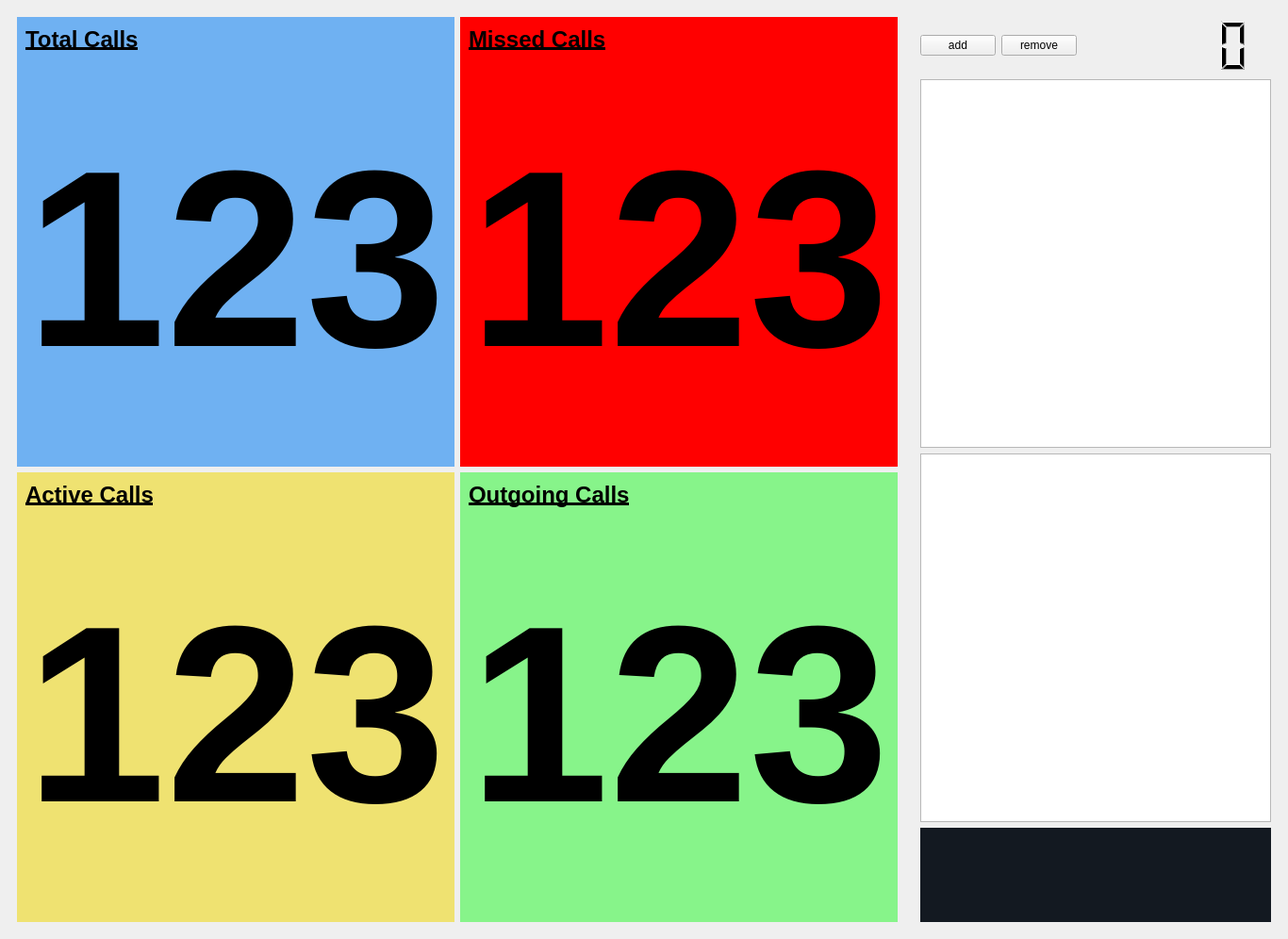
<?xml version="1.0" encoding="UTF-8"?>
<ui version="4.0">
 <class>MainWindow</class>
 <widget class="QMainWindow" name="MainWindow">
  <property name="geometry">
   <rect>
    <x>0</x>
    <y>0</y>
    <width>1310</width>
    <height>996</height>
   </rect>
  </property>
  <property name="windowTitle">
   <string>MainWindow</string>
  </property>
  <widget class="QWidget" name="centralwidget">
   <layout class="QVBoxLayout" name="verticalLayout_2">
    <item>
     <layout class="QHBoxLayout" name="mainFrame">
      <item>
       <widget class="QFrame" name="frame_2">
        <property name="sizeIncrement">
         <size>
          <width>0</width>
          <height>0</height>
         </size>
        </property>
        <property name="frameShape">
         <enum>QFrame::NoFrame</enum>
        </property>
        <property name="frameShadow">
         <enum>QFrame::Raised</enum>
        </property>
        <layout class="QGridLayout" name="gridLayout_2">
         <item row="0" column="0">
          <widget class="QWidget" name="widget" native="true">
           <property name="palette">
            <palette>
             <active>
              <colorrole role="Base">
               <brush brushstyle="SolidPattern">
                <color alpha="255">
                 <red>255</red>
                 <green>255</green>
                 <blue>255</blue>
                </color>
               </brush>
              </colorrole>
              <colorrole role="Window">
               <brush brushstyle="SolidPattern">
                <color alpha="255">
                 <red>111</red>
                 <green>177</green>
                 <blue>242</blue>
                </color>
               </brush>
              </colorrole>
             </active>
             <inactive>
              <colorrole role="Base">
               <brush brushstyle="SolidPattern">
                <color alpha="255">
                 <red>255</red>
                 <green>255</green>
                 <blue>255</blue>
                </color>
               </brush>
              </colorrole>
              <colorrole role="Window">
               <brush brushstyle="SolidPattern">
                <color alpha="255">
                 <red>111</red>
                 <green>177</green>
                 <blue>242</blue>
                </color>
               </brush>
              </colorrole>
             </inactive>
             <disabled>
              <colorrole role="Base">
               <brush brushstyle="SolidPattern">
                <color alpha="255">
                 <red>111</red>
                 <green>177</green>
                 <blue>242</blue>
                </color>
               </brush>
              </colorrole>
              <colorrole role="Window">
               <brush brushstyle="SolidPattern">
                <color alpha="255">
                 <red>111</red>
                 <green>177</green>
                 <blue>242</blue>
                </color>
               </brush>
              </colorrole>
             </disabled>
            </palette>
           </property>
           <property name="autoFillBackground">
            <bool>true</bool>
           </property>
           <layout class="QVBoxLayout" name="verticalLayout_3">
            <item>
             <widget class="QLabel" name="label_3">
              <property name="maximumSize">
               <size>
                <width>16777215</width>
                <height>30</height>
               </size>
              </property>
              <property name="font">
               <font>
                <pointsize>18</pointsize>
                <weight>75</weight>
                <italic>false</italic>
                <bold>true</bold>
                <underline>true</underline>
                <strikeout>false</strikeout>
                <kerning>true</kerning>
               </font>
              </property>
              <property name="text">
               <string>Total Calls</string>
              </property>
             </widget>
            </item>
            <item>
             <widget class="QLabel" name="label_tot">
              <property name="font">
               <font>
                <pointsize>200</pointsize>
                <weight>75</weight>
                <bold>true</bold>
               </font>
              </property>
              <property name="text">
               <string>123</string>
              </property>
              <property name="alignment">
               <set>Qt::AlignCenter</set>
              </property>
             </widget>
            </item>
           </layout>
          </widget>
         </item>
         <item row="0" column="1">
          <widget class="QWidget" name="widget_2" native="true">
           <property name="palette">
            <palette>
             <active>
              <colorrole role="Base">
               <brush brushstyle="SolidPattern">
                <color alpha="255">
                 <red>255</red>
                 <green>255</green>
                 <blue>255</blue>
                </color>
               </brush>
              </colorrole>
              <colorrole role="Window">
               <brush brushstyle="SolidPattern">
                <color alpha="255">
                 <red>255</red>
                 <green>0</green>
                 <blue>0</blue>
                </color>
               </brush>
              </colorrole>
             </active>
             <inactive>
              <colorrole role="Base">
               <brush brushstyle="SolidPattern">
                <color alpha="255">
                 <red>255</red>
                 <green>255</green>
                 <blue>255</blue>
                </color>
               </brush>
              </colorrole>
              <colorrole role="Window">
               <brush brushstyle="SolidPattern">
                <color alpha="255">
                 <red>255</red>
                 <green>0</green>
                 <blue>0</blue>
                </color>
               </brush>
              </colorrole>
             </inactive>
             <disabled>
              <colorrole role="Base">
               <brush brushstyle="SolidPattern">
                <color alpha="255">
                 <red>255</red>
                 <green>0</green>
                 <blue>0</blue>
                </color>
               </brush>
              </colorrole>
              <colorrole role="Window">
               <brush brushstyle="SolidPattern">
                <color alpha="255">
                 <red>255</red>
                 <green>0</green>
                 <blue>0</blue>
                </color>
               </brush>
              </colorrole>
             </disabled>
            </palette>
           </property>
           <property name="autoFillBackground">
            <bool>true</bool>
           </property>
           <layout class="QVBoxLayout" name="verticalLayout_4">
            <item>
             <widget class="QLabel" name="label_5">
              <property name="maximumSize">
               <size>
                <width>16777215</width>
                <height>30</height>
               </size>
              </property>
              <property name="font">
               <font>
                <pointsize>18</pointsize>
                <weight>75</weight>
                <italic>false</italic>
                <bold>true</bold>
                <underline>true</underline>
                <strikeout>false</strikeout>
                <kerning>true</kerning>
               </font>
              </property>
              <property name="text">
               <string>Missed Calls</string>
              </property>
             </widget>
            </item>
            <item>
             <widget class="QLabel" name="label_mis">
              <property name="font">
               <font>
                <pointsize>200</pointsize>
                <weight>75</weight>
                <bold>true</bold>
               </font>
              </property>
              <property name="text">
               <string>123</string>
              </property>
              <property name="alignment">
               <set>Qt::AlignCenter</set>
              </property>
             </widget>
            </item>
           </layout>
          </widget>
         </item>
         <item row="1" column="0">
          <widget class="QWidget" name="widget_3" native="true">
           <property name="palette">
            <palette>
             <active>
              <colorrole role="Base">
               <brush brushstyle="SolidPattern">
                <color alpha="255">
                 <red>255</red>
                 <green>255</green>
                 <blue>255</blue>
                </color>
               </brush>
              </colorrole>
              <colorrole role="Window">
               <brush brushstyle="SolidPattern">
                <color alpha="255">
                 <red>239</red>
                 <green>226</green>
                 <blue>113</blue>
                </color>
               </brush>
              </colorrole>
             </active>
             <inactive>
              <colorrole role="Base">
               <brush brushstyle="SolidPattern">
                <color alpha="255">
                 <red>255</red>
                 <green>255</green>
                 <blue>255</blue>
                </color>
               </brush>
              </colorrole>
              <colorrole role="Window">
               <brush brushstyle="SolidPattern">
                <color alpha="255">
                 <red>239</red>
                 <green>226</green>
                 <blue>113</blue>
                </color>
               </brush>
              </colorrole>
             </inactive>
             <disabled>
              <colorrole role="Base">
               <brush brushstyle="SolidPattern">
                <color alpha="255">
                 <red>239</red>
                 <green>226</green>
                 <blue>113</blue>
                </color>
               </brush>
              </colorrole>
              <colorrole role="Window">
               <brush brushstyle="SolidPattern">
                <color alpha="255">
                 <red>239</red>
                 <green>226</green>
                 <blue>113</blue>
                </color>
               </brush>
              </colorrole>
             </disabled>
            </palette>
           </property>
           <property name="autoFillBackground">
            <bool>true</bool>
           </property>
           <layout class="QVBoxLayout" name="verticalLayout_5">
            <item>
             <widget class="QLabel" name="label_7">
              <property name="maximumSize">
               <size>
                <width>16777215</width>
                <height>30</height>
               </size>
              </property>
              <property name="font">
               <font>
                <pointsize>18</pointsize>
                <weight>75</weight>
                <italic>false</italic>
                <bold>true</bold>
                <underline>true</underline>
                <strikeout>false</strikeout>
                <kerning>true</kerning>
               </font>
              </property>
              <property name="text">
               <string>Active Calls</string>
              </property>
             </widget>
            </item>
            <item>
             <widget class="QLabel" name="label_act">
              <property name="font">
               <font>
                <pointsize>200</pointsize>
                <weight>75</weight>
                <bold>true</bold>
               </font>
              </property>
              <property name="text">
               <string>123</string>
              </property>
              <property name="alignment">
               <set>Qt::AlignCenter</set>
              </property>
             </widget>
            </item>
           </layout>
          </widget>
         </item>
         <item row="1" column="1">
          <widget class="QWidget" name="widget_4" native="true">
           <property name="palette">
            <palette>
             <active>
              <colorrole role="Base">
               <brush brushstyle="SolidPattern">
                <color alpha="255">
                 <red>255</red>
                 <green>255</green>
                 <blue>255</blue>
                </color>
               </brush>
              </colorrole>
              <colorrole role="Window">
               <brush brushstyle="SolidPattern">
                <color alpha="255">
                 <red>135</red>
                 <green>244</green>
                 <blue>138</blue>
                </color>
               </brush>
              </colorrole>
             </active>
             <inactive>
              <colorrole role="Base">
               <brush brushstyle="SolidPattern">
                <color alpha="255">
                 <red>255</red>
                 <green>255</green>
                 <blue>255</blue>
                </color>
               </brush>
              </colorrole>
              <colorrole role="Window">
               <brush brushstyle="SolidPattern">
                <color alpha="255">
                 <red>135</red>
                 <green>244</green>
                 <blue>138</blue>
                </color>
               </brush>
              </colorrole>
             </inactive>
             <disabled>
              <colorrole role="Base">
               <brush brushstyle="SolidPattern">
                <color alpha="255">
                 <red>135</red>
                 <green>244</green>
                 <blue>138</blue>
                </color>
               </brush>
              </colorrole>
              <colorrole role="Window">
               <brush brushstyle="SolidPattern">
                <color alpha="255">
                 <red>135</red>
                 <green>244</green>
                 <blue>138</blue>
                </color>
               </brush>
              </colorrole>
             </disabled>
            </palette>
           </property>
           <property name="autoFillBackground">
            <bool>true</bool>
           </property>
           <layout class="QVBoxLayout" name="verticalLayout_6">
            <item>
             <widget class="QLabel" name="label_9">
              <property name="maximumSize">
               <size>
                <width>16777215</width>
                <height>30</height>
               </size>
              </property>
              <property name="font">
               <font>
                <pointsize>18</pointsize>
                <weight>75</weight>
                <italic>false</italic>
                <bold>true</bold>
                <underline>true</underline>
                <strikeout>false</strikeout>
                <kerning>true</kerning>
               </font>
              </property>
              <property name="text">
               <string>Outgoing Calls</string>
              </property>
             </widget>
            </item>
            <item>
             <widget class="QLabel" name="label_out">
              <property name="font">
               <font>
                <pointsize>200</pointsize>
                <weight>75</weight>
                <bold>true</bold>
               </font>
              </property>
              <property name="text">
               <string>123</string>
              </property>
              <property name="alignment">
               <set>Qt::AlignCenter</set>
              </property>
             </widget>
            </item>
           </layout>
          </widget>
         </item>
        </layout>
       </widget>
      </item>
      <item>
       <widget class="QFrame" name="frame">
        <property name="maximumSize">
         <size>
          <width>500</width>
          <height>16777215</height>
         </size>
        </property>
        <property name="frameShape">
         <enum>QFrame::NoFrame</enum>
        </property>
        <property name="frameShadow">
         <enum>QFrame::Sunken</enum>
        </property>
        <layout class="QVBoxLayout" name="verticalLayout_7">
         <item>
          <layout class="QHBoxLayout" name="horizontalLayout">
           <property name="topMargin">
            <number>0</number>
           </property>
           <item>
            <widget class="QPushButton" name="btnAdd">
             <property name="text">
              <string>add</string>
             </property>
            </widget>
           </item>
           <item>
            <widget class="QPushButton" name="btnRemove">
             <property name="text">
              <string>remove</string>
             </property>
            </widget>
           </item>
           <item>
            <widget class="QLCDNumber" name="lcdpanel">
             <property name="minimumSize">
              <size>
               <width>200</width>
               <height>60</height>
              </size>
             </property>
             <property name="font">
              <font>
               <pointsize>72</pointsize>
               <weight>75</weight>
               <bold>true</bold>
              </font>
             </property>
             <property name="frameShape">
              <enum>QFrame::NoFrame</enum>
             </property>
            </widget>
           </item>
          </layout>
         </item>
         <item>
          <widget class="QListWidget" name="listWidget">
           <property name="font">
            <font>
             <family>.AppleSystemUIFontMonospaced</family>
             <pointsize>18</pointsize>
             <weight>75</weight>
             <bold>true</bold>
            </font>
           </property>
          </widget>
         </item>
         <item>
          <widget class="QTextEdit" name="textEdit"/>
         </item>
         <item>
          <widget class="QWidget" name="widget_5" native="true">
           <property name="minimumSize">
            <size>
             <width>0</width>
             <height>100</height>
            </size>
           </property>
           <property name="maximumSize">
            <size>
             <width>16777215</width>
             <height>100</height>
            </size>
           </property>
           <property name="palette">
            <palette>
             <active>
              <colorrole role="Base">
               <brush brushstyle="SolidPattern">
                <color alpha="255">
                 <red>255</red>
                 <green>255</green>
                 <blue>255</blue>
                </color>
               </brush>
              </colorrole>
              <colorrole role="Window">
               <brush brushstyle="SolidPattern">
                <color alpha="255">
                 <red>19</red>
                 <green>25</green>
                 <blue>33</blue>
                </color>
               </brush>
              </colorrole>
             </active>
             <inactive>
              <colorrole role="Base">
               <brush brushstyle="SolidPattern">
                <color alpha="255">
                 <red>255</red>
                 <green>255</green>
                 <blue>255</blue>
                </color>
               </brush>
              </colorrole>
              <colorrole role="Window">
               <brush brushstyle="SolidPattern">
                <color alpha="255">
                 <red>19</red>
                 <green>25</green>
                 <blue>33</blue>
                </color>
               </brush>
              </colorrole>
             </inactive>
             <disabled>
              <colorrole role="Base">
               <brush brushstyle="SolidPattern">
                <color alpha="255">
                 <red>19</red>
                 <green>25</green>
                 <blue>33</blue>
                </color>
               </brush>
              </colorrole>
              <colorrole role="Window">
               <brush brushstyle="SolidPattern">
                <color alpha="255">
                 <red>19</red>
                 <green>25</green>
                 <blue>33</blue>
                </color>
               </brush>
              </colorrole>
             </disabled>
            </palette>
           </property>
           <property name="autoFillBackground">
            <bool>true</bool>
           </property>
           <layout class="QHBoxLayout" name="horizontalLayout_2">
            <item>
             <widget class="QLabel" name="label">
              <property name="minimumSize">
               <size>
                <width>150</width>
                <height>60</height>
               </size>
              </property>
              <property name="maximumSize">
               <size>
                <width>200</width>
                <height>80</height>
               </size>
              </property>
              <property name="autoFillBackground">
               <bool>true</bool>
              </property>
              <property name="styleSheet">
               <string notr="true"/>
              </property>
              <property name="text">
               <string/>
              </property>
              <property name="pixmap">
               <pixmap>./bells_logo.png</pixmap>
              </property>
              <property name="scaledContents">
               <bool>true</bool>
              </property>
              <property name="alignment">
               <set>Qt::AlignRight|Qt::AlignTrailing|Qt::AlignVCenter</set>
              </property>
              <property name="margin">
               <number>0</number>
              </property>
             </widget>
            </item>
           </layout>
          </widget>
         </item>
        </layout>
       </widget>
      </item>
     </layout>
    </item>
   </layout>
  </widget>
 </widget>
 <resources>
  <include location="logo.qrc"/>
 </resources>
 <connections/>
</ui>
